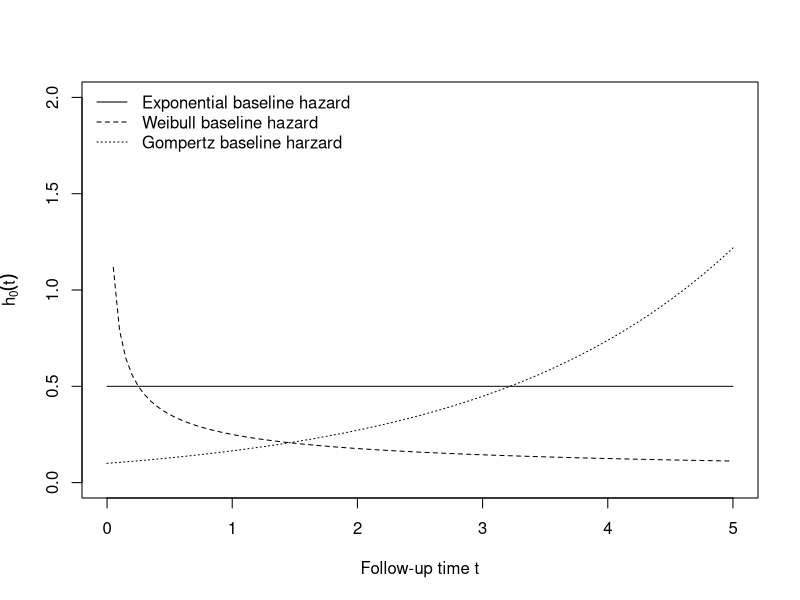
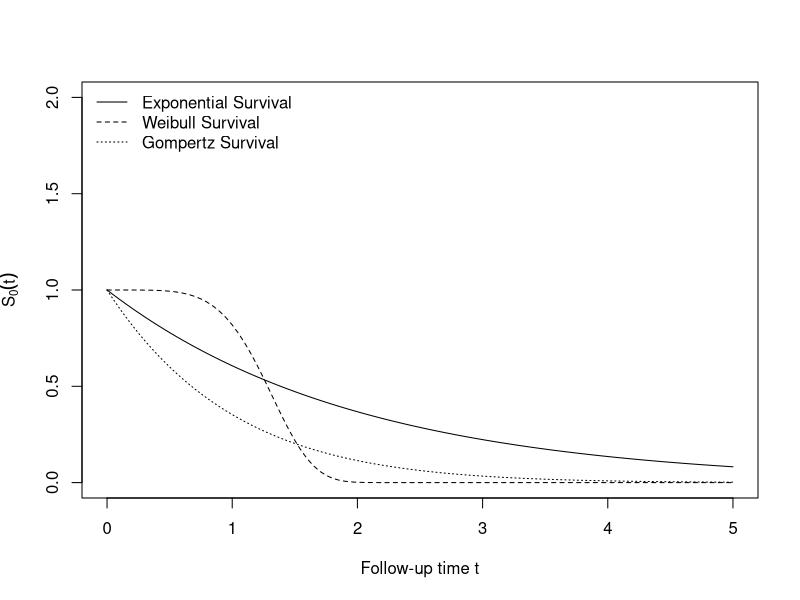
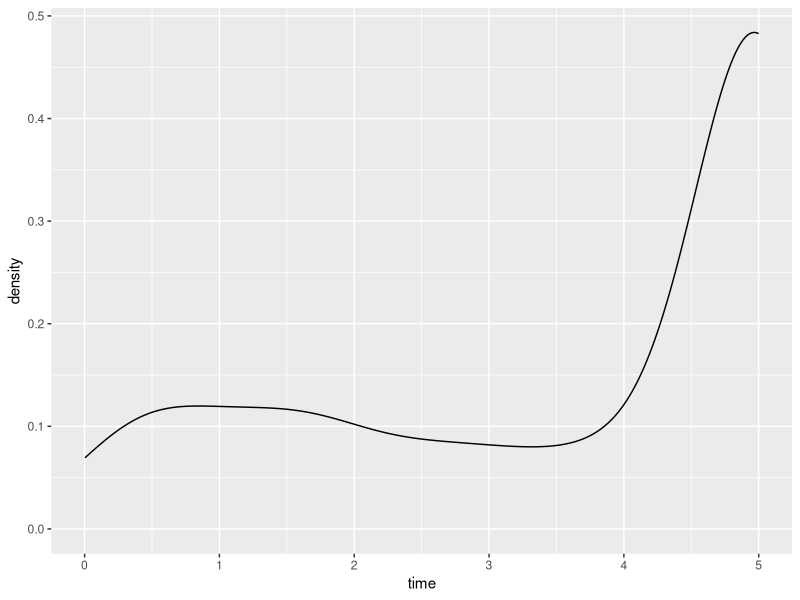

These figures' R source, in order: (Note: a time limit stopped this script after it produced the figures.)
## ---- chunk 1
library(tidyverse)
library(caret)
library(survival)
## ---- chunk 2
exp_haz <- function(t, lambda = 0.5) lambda * 1 * t^0
weibull_haz <- function(t, lambda = 0.5, gamma = 0.5) lambda * gamma * t^(gamma - 1)
gompertz_haz <- function(t, alpha = 0.5, lambda = 0.1) lambda * exp(alpha* t)
curve(exp_haz, from = 0, to = 5, lty = 1, ylim = c(0, 2), ylab = expression(h[0](t)), xlab = "Follow-up time t")
curve(weibull_haz, from = 0, to = 5, lty = 2, add = TRUE)
curve(gompertz_haz, from = 0, to = 5, lty = 3, add = TRUE )
legend(x = "topleft", lty = 1:3, legend = c("Exponential baseline hazard", "Weibull baseline hazard","Gompertz baseline harzard"), bty = "n")
## ---- chunk 3
exp_surv <- function(t, lambda = 0.5) exp((-lambda)*t)
weibull_surv <- function(t, lambda = 0.2, gamma = 5) exp((-lambda)*t^gamma)
gompertz_surv <- function(t, alpha = 0.08, lambda = 1) exp(lambda/alpha*(1-exp(alpha*t)))
curve(exp_surv, from = 0, to = 5, lty = 1, ylim = c(0, 2), ylab = expression(S[0](t)), xlab = "Follow-up time t")
curve(weibull_surv, from = 0, to = 5, lty = 2, add = TRUE)
curve(gompertz_surv, from = 0, to = 5, lty = 3, add = TRUE )
legend(x = "topleft", lty = 1:3, legend = c("Exponential Survival", "Weibull Survival", "Gompertz Survival"), bty = "n") 
## ---- chunk 4
cox = function(u, x, lambda, alpha, beta){
    time = (1/alpha) * log(1 - (alpha * log(u) / (lambda * exp(beta * x))))
  }
## ---- chunk 5
simdat = function(n, p, lambda = 0.1, gamma = 1.5, eff = list()) {
  # randomly assign group
  x1 = rbinom(n, 1, 0.5)
  
  u = runif(n)
  useExp = runif(n) < p 
  # generating mixed data
  t =  useExp * (-log(u) / (lambda * exp(eff$b1 * x1))) + (1 - useExp) * (-log(u) / (lambda * exp(eff$b1 * x1)))^(1 / gamma)
  
  # two features
  # x2 = rbinom(n, 1, 0.5)
  # t =  useExp * (-log(u) / (lambda * exp(eff$b1 * x1))) + (1 - useExp) * (-log(u) / (lambda * exp(eff$b2 * x2)))^(1 / gamma)
  
  t[t < 1/365] = 1/365
  t[t == 1 / 365] = t[t == 1 / 365] + rnorm(length(t[t == 1 / 365]), 0, 1e-4)
  t = abs(t)
  
  e = as.numeric(t < 5)
  t = pmin(t, 5)
  
  name = paste("n =", n, ", p =", p, ", eff =", eff[[1]])
  
  return(tibble(name = name, time = t, event = e, x1 = x1))
  # two features
  # return(tibble(name = name, time = t, event = e, x1 = x1, x2 = x2))
}
## ---- chunk 6
simdat2 = function(n, p, lambda = 0.1, alpha = 0.5, eff = list()) {
  # randomly assign group
  x1 = rbinom(n, 1, 0.5)
  
  u = runif(n)
  useExp = runif(n) < p 
  # generating mixed data
  t =  useExp * (-log(u) / (lambda * exp(eff$b1 * x1))) + (1 - useExp) * (1/alpha) * log(1-(alpha*log(u) / (lambda * exp(eff$b1 * x1))))
  
  # two features
  # x2 = rbinom(n, 1, 0.5)
  # t =  useExp * (-log(u) / (lambda * exp(eff$b1 * x1))) + (1 - useExp) * (-log(u) / (lambda * exp(eff$b2 * x2)))^(1 / gamma)
  
  t[t < 1/365] = 1/365
  t[t == 1 / 365] = t[t == 1 / 365] + rnorm(length(t[t == 1 / 365]), 0, 1e-4)
  t = abs(t)
  
  e = as.numeric(t < 5)
  t = pmin(t, 5)
  
  name = paste("n =", n, ", p =", p, ", eff =", eff[[1]])
  
  return(tibble(name = name, time = t, event = e, x1 = x1))
  # two features
  # return(tibble(name = name, time = t, event = e, x1 = x1, x2 = x2))
}
## ---- chunk 7
data = simdat(500, 1, eff = list(b1 = 0.5))

data %>% 
  ggplot() +
  geom_density(aes(x = time))
## ---- chunk 8
fit_exp = function(df) {
  fit.exponential = survreg(Surv(time, event) ~ x1, dist = "exponential", data = df)
  return(as.numeric(-fit.exponential$coefficients[-1]))
}

fit_weibull = function(df) {
  fit.weibull <- survreg(Surv(time, event) ~ x1, dist = "weibull", data = df)
  return(as.numeric(-fit.weibull$coefficients[-1] / fit.weibull$scale))
}

fit_cox = function(df) {
  fit.cox <- coxph(Surv(time, event) ~ x1, data = df)
  return(as.numeric(fit.cox$coefficients))
}
## ---- chunk 9
param_grid = expand.grid(p = seq(0, 1, by = 0.2), n = c(20, 40, 60, 80, 100, 200, 400), rep = 1:500)

sim_dat = param_grid %>% 
  mutate(
    data = map2(n, p, ~simdat(n = .x, p = .y, eff = list(b1 = 0.5)))
  ) %>% 
  mutate(
    b_exp = map_dbl(data, fit_exp),
    b_weibull = map_dbl(data, fit_weibull),
    b_cox = map_dbl(data, fit_cox)
  )

sim_dat %>% 
  ggplot() +
  geom_density(aes(x = b_exp, color = "darkred"), alpha = 0.6) +
  geom_density(aes(x = b_weibull, color = "orange" ), size = 1.2) +
  geom_density(aes(x = b_cox, color = "blue"), alpha = 0.3) +
  geom_vline(xintercept = 0.5) +
  facet_grid(n~p) +
  xlab("estimated beta") +
  scale_colour_manual(name = 'fit methods', 
        values =c('blue'='blue','darkred'='darkred', 'orange' = 'orange'), labels = c('cox','exp', 'weibull'))
## ---- chunk 10
bias = sim_dat %>% 
  select(-data, -rep) %>% 
  mutate(
    b_exp = b_exp - 0.5, 
    b_weibull = b_weibull - 0.5,
    b_cox = b_cox - 0.5
  )%>% 
  group_by(n, p) %>% 
  summarize(
    exp_bias = mean(b_exp),
    weibull_bias = mean(b_weibull),
    cox_bias = mean(b_cox)
  ) %>% 
  pivot_longer("exp_bias":"cox_bias", names_to = "fit_method", values_to = "bias") %>% 
  mutate(fit_method = as.factor(fit_method))

var = sim_dat %>% 
  select(-data, -rep) %>% 
  group_by(n, p) %>% 
  summarize(
    exp_var = var(b_exp),
    weibull_var = var(b_weibull),
    cox_var = var(b_cox)
  ) %>% 
  pivot_longer("exp_var":"cox_var", names_to = "fit_method", values_to = "var") %>% 
  mutate(fit_method = as.factor(fit_method))


mse = sim_dat %>% 
  select(-data, -rep) %>%
  mutate(
    b_exp = (b_exp - 0.5)^2,
    b_weibull = (b_weibull - 0.5)^2,
    b_cox = (b_cox - 0.5)^2
  ) %>% 
  group_by(n, p) %>% 
  summarize(
    exp_mse = mean(b_exp),
    weibull_mse = mean(b_weibull),
    cox_mse = mean(b_cox)
  ) %>% 
  pivot_longer("exp_mse":"cox_mse", names_to = "fit_method", values_to = "mse") %>% 
  mutate(fit_method = as.factor(fit_method)) 
  
  
ggplot(mse, aes(x = n, y = mse, color = fit_method)) +
  geom_point() +
  geom_line() +
  scale_y_log10() +
  scale_x_log10() +
  facet_grid("p")

ggplot(var, aes(x = n, y = var, color = fit_method)) +
  geom_point() +
  geom_line() +
  scale_y_log10() +
  facet_grid("p")

ggplot(bias, aes(x = n, y = bias, color = fit_method)) +
  geom_point() +
  geom_line() +
  scale_y_log10() +
  facet_grid("p")
## ---- chunk 11
#simdat2(100,0,eff = list(b1 = 0.5))
param_grid2 = expand.grid(p = seq(0, 0.5, by = 0.1), n = c(20, 40, 60, 80, 100, 200, 400), rep = 1:500)
sim_dat2 = param_grid2 %>% 
  mutate(
    data = map2(n, p, ~simdat2(n = .x, p = .y, eff = list(b1 = 0.5)))
  ) %>% 
  mutate(
    b_exp = map_dbl(data, fit_exp),
    b_weibull = map_dbl(data, fit_weibull),
    b_cox = map_dbl(data, fit_cox)
  )

#sim_dat2 %>% 
#  ggplot() +
#  geom_density(aes(x = b_exp, color = "darkred"), alpha = 0.6) +
#  geom_density(aes(x = b_weibull, color = "orange" ), size = 1.2) +
#  geom_density(aes(x = b_cox, color = "blue"), alpha = 0.3) +
#  geom_vline(xintercept = 0.5) +
#  facet_grid(n~p) +
#  xlab("estimated beta") +
#  scale_colour_manual(name = 'fit methods', 
#        values =c('blue'='blue','darkred'='darkred', 'orange' = 'orange'), labels = c('cox','exp', 'weibull'))
## ---- chunk 12
bias2 = sim_dat2 %>% 
  select(-data, -rep) %>% 
  mutate(
    b_exp = abs(b_exp - 0.5), 
    b_weibull = abs(b_weibull - 0.5),
    b_cox = abs(b_cox - 0.5)
  )%>% 
  group_by(n, p) %>% 
  summarize(
    exp_bias = mean(b_exp),
    weibull_bias = mean(b_weibull),
    cox_bias = mean(b_cox)
  ) %>% 
  pivot_longer("exp_bias":"cox_bias", names_to = "fit_method", values_to = "bias") %>% 
  mutate(fit_method = as.factor(fit_method))

var2 = sim_dat2 %>% 
  select(-data, -rep) %>% 
  group_by(n, p) %>% 
  summarize(
    exp_var = var(b_exp),
    weibull_var = var(b_weibull),
    cox_var = var(b_cox)
  ) %>% 
  pivot_longer("exp_var":"cox_var", names_to = "fit_method", values_to = "var") %>% 
  mutate(fit_method = as.factor(fit_method))


mse2 = sim_dat2 %>% 
  select(-data, -rep) %>%
  mutate(
    b_exp = (b_exp - 0.5)^2,
    b_weibull = (b_weibull - 0.5)^2,
    b_cox = (b_cox - 0.5)^2
  ) %>% 
  group_by(n, p) %>% 
  summarize(
    exp_mse = mean(b_exp),
    weibull_mse = mean(b_weibull),
    cox_mse = mean(b_cox)
  ) %>% 
  pivot_longer("exp_mse":"cox_mse", names_to = "fit_method", values_to = "mse") %>% 
  mutate(fit_method = as.factor(fit_method)) 
  
  
ggplot(mse2, aes(x = n, y = mse, color = fit_method)) +
  geom_point() +
  geom_line() +
  scale_y_log10() +
  scale_x_log10() +
  facet_grid("p")

ggplot(var2, aes(x = n, y = var, color = fit_method)) +
  geom_point() +
  geom_line() +
  scale_y_log10() +
  scale_x_log10() +
  facet_grid("p")

ggplot(bias2, aes(x = n, y = bias, color = fit_method)) +
  geom_point() +
  geom_line() +
  scale_y_log10() +
  scale_x_log10() +
  facet_grid("p")

## ---- chunk 13
sim_dat %>% 
  select(-data, -rep) %>% 
  pivot_longer("b_exp":"b_cox", names_to = "fit_method", values_to = "beta") %>% 
  ggplot(aes(x = interaction(n), y = beta, color = fit_method)) +
  geom_boxplot() +
  facet_grid(fit_method~ p)
